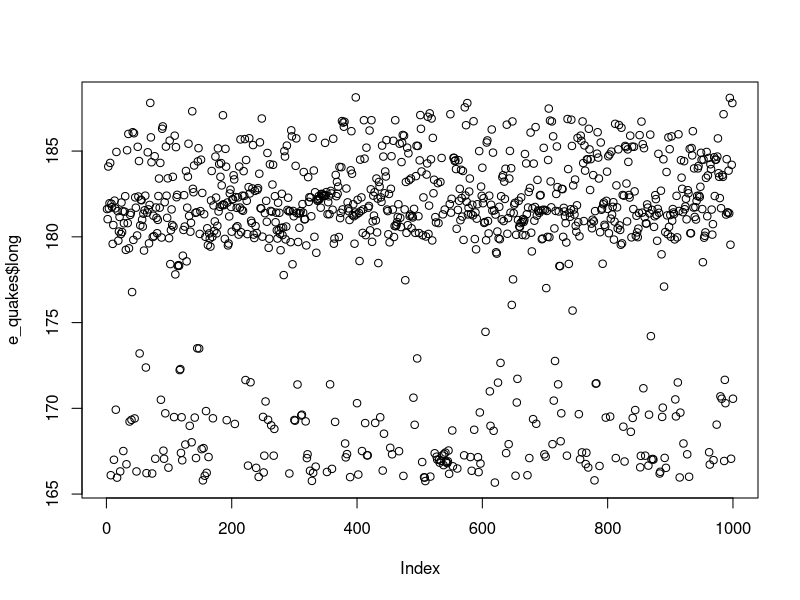
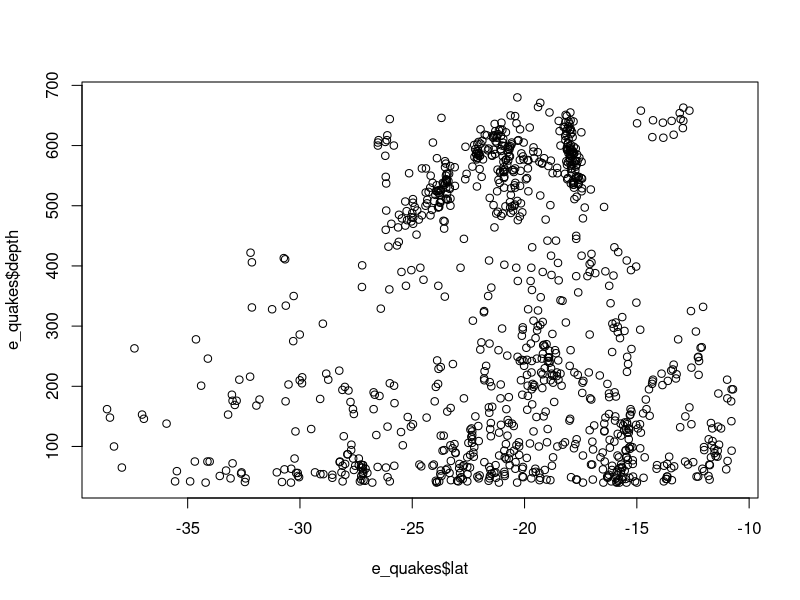
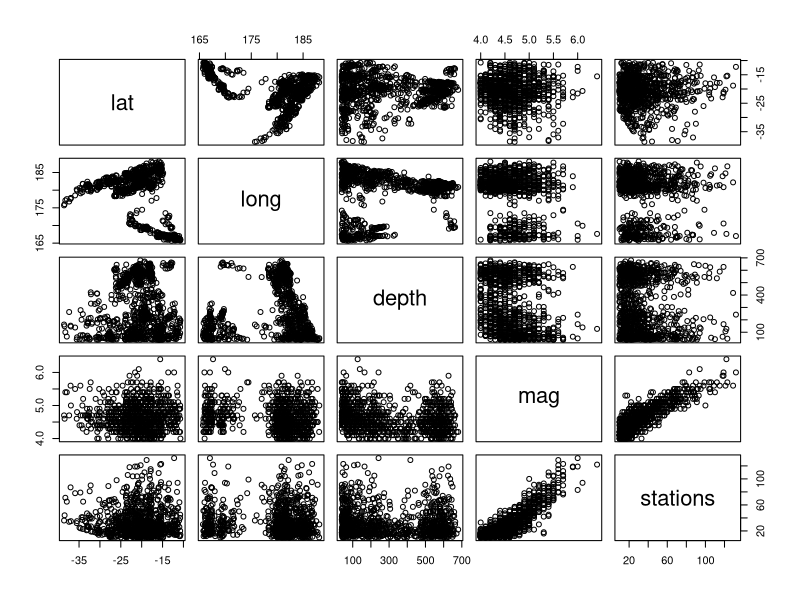
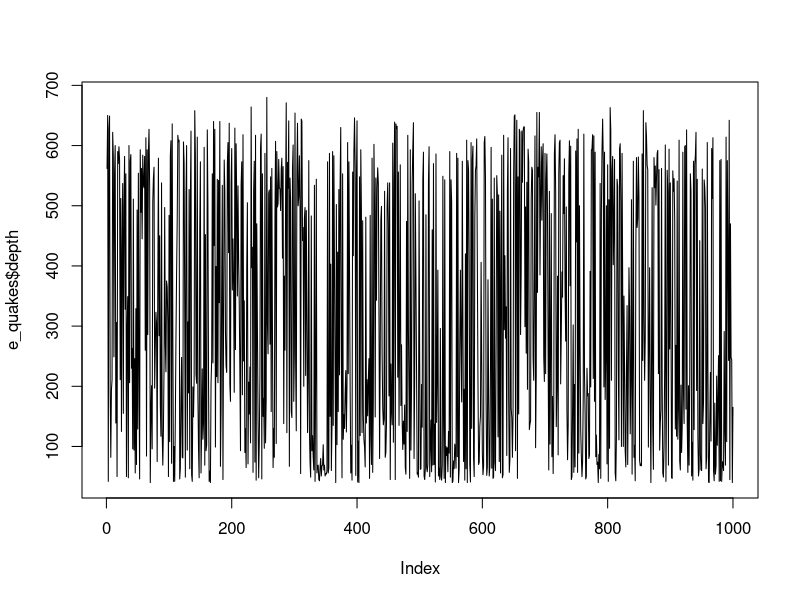
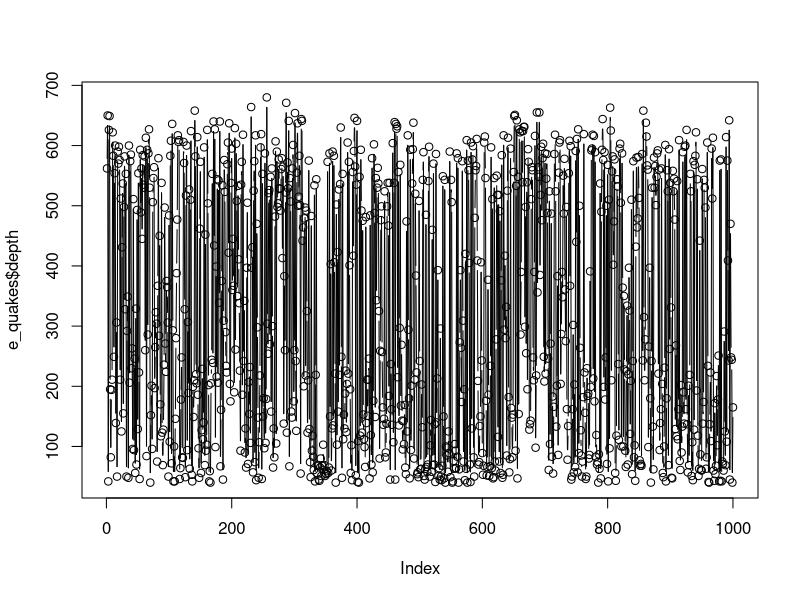
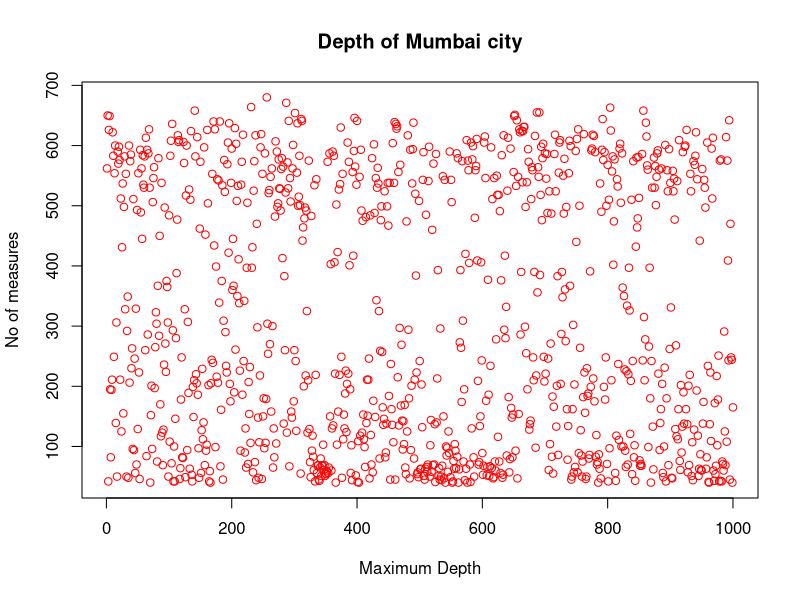
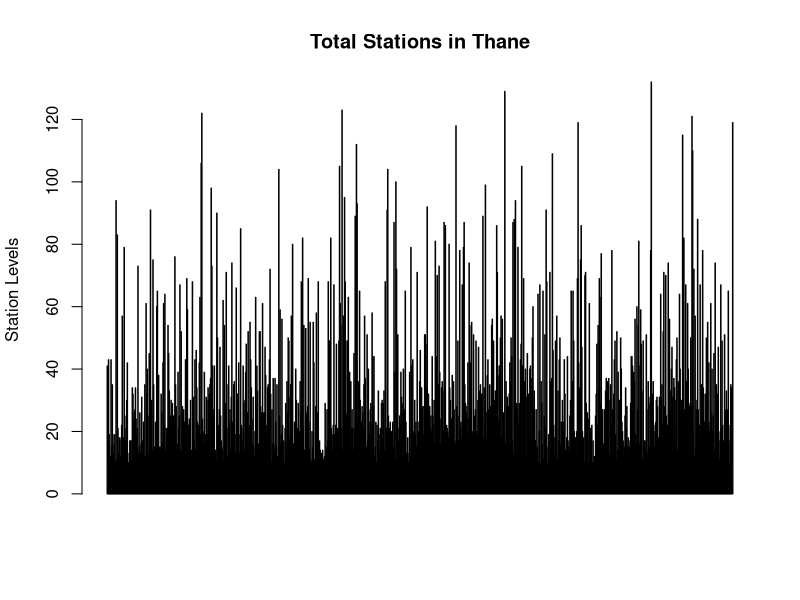
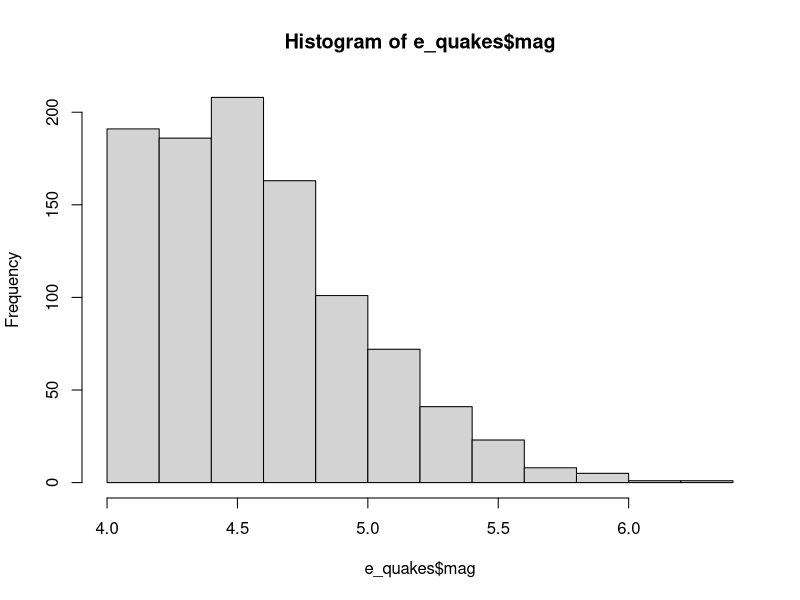

The R source for these figures, in order: (Note: this script raises an error after producing the figures.)
e_quakes <- datasets::quakes 
e_quakes[,c(1,2)] 
df<-e_quakes[,-5] 
e_quakes$lat
summary(e_quakes$depth)
e_quakes[,c(1,2)]
summary(e_quakes)
summary(e_quakes$mag)
plot(e_quakes$long)
plot(e_quakes$lat,e_quakes$depth,type = "p")
plot(e_quakes)
plot(e_quakes$depth,type = "l")
plot(e_quakes$depth,type = "b")
plot(e_quakes$depth,xlab = "Maximum Depth",ylab = "No of measures",main = "Depth of Mumbai city",col='red')
barplot(e_quakes$stations,main = "Total Stations in Thane",ylab = "Station Levels",col='blue',horiz=F,axes=T)
hist(e_quakes$mag)
hist(e_quakes$mag,main = "level of Magnitude",xlab = "depth",col="Green")
boxplot(e_quakes$long,maintainer("Box Plot"))
boxplot.stats(e_quakes$long)$out
boxplot(e_quakes[,1:4],main='Multiple')
par(mfrow=c(3,3),mar=c(2,5,2,1),  las=0, bty="o")
plot(e_quakes$long) 
plot(e_quakes$long,e_quakes$lat)
plot(e_quakes$depth,type = "l")
barplot(e_quakes$stations, main = 'Number of Station',         xlab = 'ozone levels', col='green',Verti = TRUE)
sd(e_quakes$long)
var(e_quakes$depth)
skewness(e_quakes$stations)
kurtosis(e_quakes$long)
